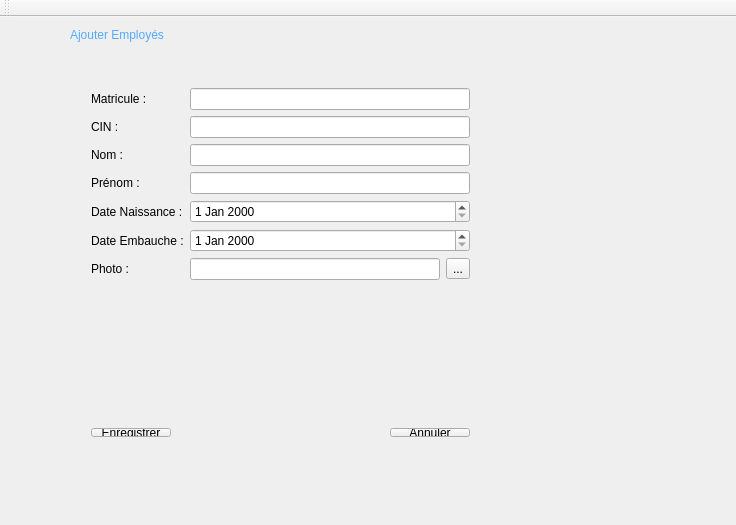
<?xml version="1.0" encoding="UTF-8"?>
<ui version="4.0">
 <class>MainWindow</class>
 <widget class="QMainWindow" name="MainWindow">
  <property name="geometry">
   <rect>
    <x>0</x>
    <y>0</y>
    <width>736</width>
    <height>525</height>
   </rect>
  </property>
  <property name="windowTitle">
   <string>MainWindow</string>
  </property>
  <widget class="QWidget" name="centralWidget">
   <widget class="QWidget" name="formLayoutWidget">
    <property name="geometry">
     <rect>
      <x>80</x>
      <y>60</y>
      <width>401</width>
      <height>252</height>
     </rect>
    </property>
    <layout class="QFormLayout" name="formLayout">
     <property name="fieldGrowthPolicy">
      <enum>QFormLayout::AllNonFixedFieldsGrow</enum>
     </property>
     <item row="0" column="0">
      <widget class="QLabel" name="label_mat_aj_emp">
       <property name="text">
        <string>Matricule :</string>
       </property>
      </widget>
     </item>
     <item row="0" column="1">
      <widget class="QLineEdit" name="mat_aj_emp"/>
     </item>
     <item row="1" column="0">
      <widget class="QLabel" name="label_cin_aj_emp">
       <property name="text">
        <string>CIN :</string>
       </property>
      </widget>
     </item>
     <item row="1" column="1">
      <widget class="QLineEdit" name="cin_aj_emp"/>
     </item>
     <item row="2" column="0">
      <widget class="QLabel" name="label_nom_aj_emp">
       <property name="text">
        <string>Nom :</string>
       </property>
      </widget>
     </item>
     <item row="2" column="1">
      <widget class="QLineEdit" name="nom_aj_emp"/>
     </item>
     <item row="3" column="0">
      <widget class="QLabel" name="label_prenom_aj_emp">
       <property name="text">
        <string>Prénom :</string>
       </property>
      </widget>
     </item>
     <item row="3" column="1">
      <widget class="QLineEdit" name="prenom_aj_emp"/>
     </item>
     <item row="4" column="1">
      <widget class="QDateEdit" name="naiss_aj_emp"/>
     </item>
     <item row="5" column="0">
      <widget class="QLabel" name="label_emb_aj_emp">
       <property name="text">
        <string>Date Embauche :</string>
       </property>
      </widget>
     </item>
     <item row="5" column="1">
      <widget class="QDateEdit" name="emb_aj_emp"/>
     </item>
     <item row="6" column="0">
      <widget class="QLabel" name="label_photo_aj_emp">
       <property name="text">
        <string>Photo :</string>
       </property>
      </widget>
     </item>
     <item row="6" column="1">
      <layout class="QHBoxLayout" name="horizontalLayout_2">
       <item>
        <widget class="QLineEdit" name="photo_aj_emp"/>
       </item>
       <item>
        <widget class="QToolButton" name="parcourir">
         <property name="text">
          <string>...</string>
         </property>
        </widget>
       </item>
      </layout>
     </item>
     <item row="4" column="0">
      <widget class="QLabel" name="label_naiss_aj_emp">
       <property name="text">
        <string>Date Naissance :</string>
       </property>
      </widget>
     </item>
    </layout>
   </widget>
   <widget class="QLabel" name="namepage_aj_emp">
    <property name="geometry">
     <rect>
      <x>70</x>
      <y>10</y>
      <width>131</width>
      <height>17</height>
     </rect>
    </property>
    <property name="text">
     <string>&lt;html&gt;&lt;head/&gt;&lt;body&gt;&lt;p&gt;&lt;span style=&quot; color:#55aaff;&quot;&gt;Ajouter Employés&lt;/span&gt;&lt;/p&gt;&lt;/body&gt;&lt;/html&gt;</string>
    </property>
   </widget>
   <widget class="QWidget" name="horizontalLayoutWidget_5">
    <property name="geometry">
     <rect>
      <x>80</x>
      <y>400</y>
      <width>401</width>
      <height>31</height>
     </rect>
    </property>
    <layout class="QHBoxLayout" name="horizontalLayout_6">
     <item>
      <widget class="QPushButton" name="enregistrer_emp">
       <property name="text">
        <string>Enregistrer</string>
       </property>
      </widget>
     </item>
     <item>
      <spacer name="horizontalSpacer_7">
       <property name="orientation">
        <enum>Qt::Horizontal</enum>
       </property>
       <property name="sizeHint" stdset="0">
        <size>
         <width>40</width>
         <height>20</height>
        </size>
       </property>
      </spacer>
     </item>
     <item>
      <widget class="QPushButton" name="annuler_emp">
       <property name="text">
        <string>Annuler</string>
       </property>
      </widget>
     </item>
    </layout>
   </widget>
  </widget>
  <widget class="QMenuBar" name="menuBar">
   <property name="geometry">
    <rect>
     <x>0</x>
     <y>0</y>
     <width>736</width>
     <height>25</height>
    </rect>
   </property>
  </widget>
  <widget class="QToolBar" name="mainToolBar">
   <attribute name="toolBarArea">
    <enum>TopToolBarArea</enum>
   </attribute>
   <attribute name="toolBarBreak">
    <bool>false</bool>
   </attribute>
  </widget>
 </widget>
 <layoutdefault spacing="6" margin="11"/>
 <resources/>
 <connections>
  <connection>
   <sender>annuler_emp</sender>
   <signal>clicked()</signal>
   <receiver>annuler_emp</receiver>
   <slot>close()</slot>
   <hints>
    <hint type="sourcelabel">
     <x>431</x>
     <y>453</y>
    </hint>
    <hint type="destinationlabel">
     <x>431</x>
     <y>453</y>
    </hint>
   </hints>
  </connection>
 </connections>
</ui>
